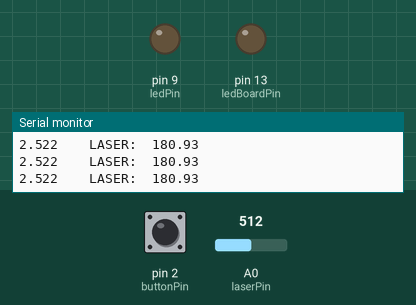
This sketch was run on a simulated Arduino Uno, built with avr-gcc and run on an emulated ATmega328P. Shown: output pins drawn as LEDs (lit = HIGH), the last lines printed to the serial monitor. The test bench sets the inputs (shaded band); at power-on: pin 2 (buttonPin) HIGH, A0 (laserPin) = 512.

Above: at 1.2 s.
1.3 s: pin 2 (buttonPin) pulled LOW for 0.15 s
At 1.54 s:
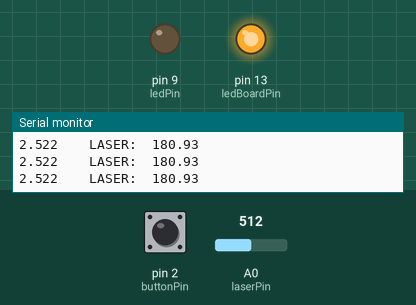
3.1 s: pin 2 (buttonPin) pulled LOW for 3.2 s
At 7.5 s:
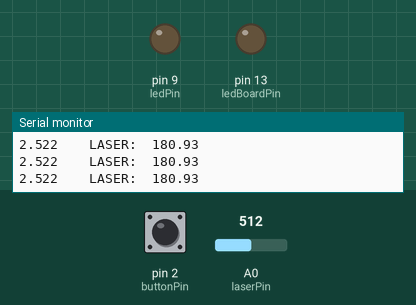
Timing chart, 0 to 9.0 s (numbered marks = the images above; inputs shaded):
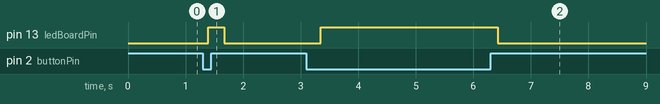

The sketch:

Laser_IRL1030_8_Calibration.ino
```cpp
#define durationTime  250 //ms
#define sampleTime    1  //ms  fix

const float A = 119.94;
const float B = - 121.61;

float distance ;

const float voltPow = 5.04;
float voltAdjust,voltage;
long valAverage;


const int buttonPin = 2;     // the number of the pushbutton pin
const int ledPin =  9;      // the number of the LED pin
const int ledBoardPin =  13;
const int laserPin = A0;

// variables will change:
int buttonState = 0;         // variable for reading the pushbutton status

void setup() {

  //

  Serial.begin(9600);


 //

 voltAdjust=voltPow/1023.0;

  // initialize the LED pin as an output:

  pinMode(ledPin, OUTPUT);
  pinMode(ledBoardPin, OUTPUT);
  digitalWrite(ledBoardPin, HIGH);

  // initialize the pushbutton pin as an input:
  pinMode(buttonPin, INPUT_PULLUP);
}

void loop() {
  // read the state of the pushbutton value:
  buttonState = !digitalRead(buttonPin);

/*  Serial.print(buttonState);  Serial.print("    LASER:  ");
  Serial.println(analogRead(laserPin));
*/
  // check if the pushbutton is pressed.
  // if it is, the buttonState is HIGH:
  if (buttonState == HIGH) {
    // turn LED on:
    digitalWrite(ledBoardPin, HIGH);
  } else {
    // turn LED off:
    digitalWrite(ledBoardPin, LOW);
  }
//

 valAverage=0;

  for(int i = 0; i < durationTime; i++){

  valAverage+=analogRead(laserPin);
  delay(sampleTime);
  }

  voltage=valAverage*voltAdjust/durationTime;

  distance=(A*voltage)+ B;

  Serial.print(voltage,3);  Serial.print("    LASER:  ");
  Serial.println(distance);

}
```

Measured:
- after the input at 1.3 s, pin 13 (ledBoardPin): LOW → HIGH after 0.10 s, → LOW 0.28 s later
- after the input at 3.1 s, pin 13 (ledBoardPin): LOW → HIGH after 0.25 s, → LOW 3.1 s later
